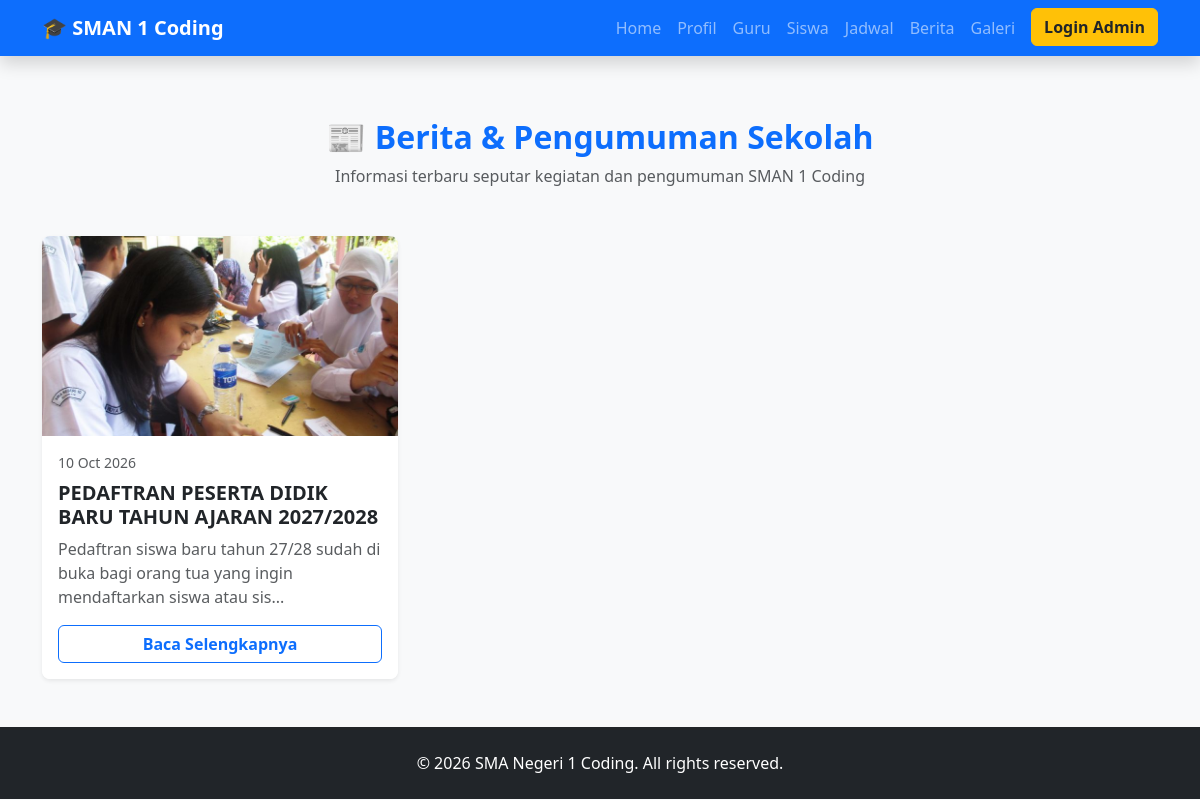
Page /berita.php on the committed database.
### tables this page shows
CREATE TABLE `berita` (
  `id` int NOT NULL,
  `judul` varchar(255) NOT NULL,
  `slug` varchar(255) NOT NULL,
  `isi` text NOT NULL,
  `tanggal` date NOT NULL,
  `foto` varchar(255) DEFAULT NULL
);

### berita.php (the view, shortened to what this page needs)
<?php
include 'includes/header.php';
?>
<div class="container mt-5">
    <div class="text-center mb-5">
        <h2 class="fw-bold text-primary">📰 Berita & Pengumuman Sekolah</h2>
        <p class="text-muted">Informasi terbaru seputar kegiatan dan pengumuman SMAN 1 Coding</p>
    </div>
    <div class="row g-4">
        <?php
        $query = mysqli_query($koneksi, "SELECT * FROM berita ORDER BY tanggal DESC, id DESC");
        if (mysqli_num_rows($query) > 0) {
            while ($data = mysqli_fetch_array($query)) {
        ?>
            <div class="col-12 col-md-6 col-lg-4">
                <div class="card h-100 shadow-sm border-0 rounded-3 overflow-hidden">
                    <?php if ($data['foto'] != ""): ?>
                        <img src="uploads/<?= htmlspecialchars($data['foto']); ?>" class="card-img-top" alt="Cover" style="height: 200px; object-fit: cover;">
                    <?php else: ?>
                        <img src="https://images.unsplash.com/photo-1546410531-ea4cea477149?q=80&w=800&auto=format&fit=crop" class="card-img-top" alt="Cover Default" style="height: 200px; object-fit: cover;">
                    <?php endif; ?>
                    <div class="card-body">
                        <small class="text-muted mb-2 d-block">
                            <i class="bi bi-calendar3"></i> <?= date('d M Y', strtotime($data['tanggal'])); ?>
                        </small>
                        <h5 class="card-title fw-bold text-dark">
                            <?= htmlspecialchars($data['judul']); ?>
                        </h5>
                        <p class="card-text text-muted">
                            <?= htmlspecialchars(substr($data['isi'], 0, 100)); ?>...
                        </p>
                    </div>
                    <div class="card-footer bg-white border-0 pb-3 pt-0">
                        <a href="detail_berita.php?id=<?= $data['id']; ?>" class="btn btn-outline-primary w-100 fw-bold">Baca Selengkapnya</a>
                    </div>
                </div>
            </div>
        <?php
            }
        } ?>
    </div>
</div>
<?php
include 'includes/footer.php';
?>

### includes/header.php (style rules this page uses)
body { padding-top: 70px; background-color: #f8f9fa; }

### rows in the picture
berita: foto (picture), tanggal "10 Oct 2026", judul "PEDAFTRAN PESERTA DIDIK BARU TAHUN AJARAN 2027/2028", isi "Pedaftran siswa baru tahun 27/28 sudah di buka bagi orang tua yang ingin mendaftarkan siswa atau sis"
